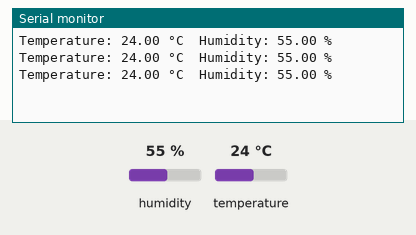
This sketch was run on a simulated Arduino Uno, built with avr-gcc and run on an emulated ATmega328P. Shown: the last lines printed to the serial monitor. Inputs (shaded band) come from the test bench; at power-on: humidity 55 %, temperature 24 °C.

Above: at 6.8 s.
6.9 s: humidity set to 22 %
At 11.4 s:
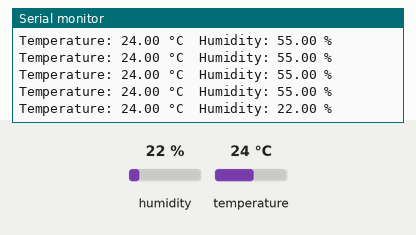
12.3 s: temperature set to 12 °C
At 14.8 s:
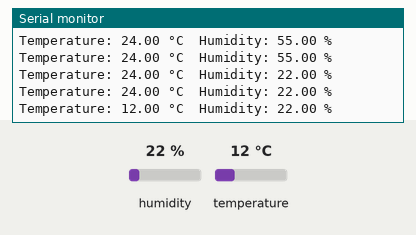
17.7 s: humidity set to 40 %
At 19.4 s:
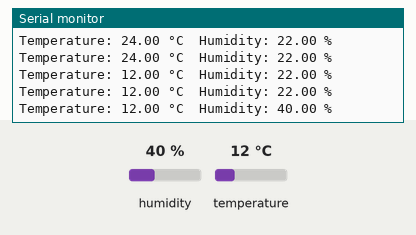
Timing chart, 0 to 20.9 s (numbered marks = the images above; inputs shaded):
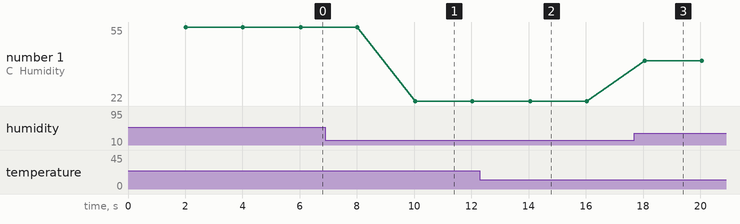

Measured:
- after the input at 6.9 s, the serial monitor: prints a new line after 3.1 s (image 1)
- after the input at 12.3 s, the serial monitor: prints a new line after 1.8 s (image 2)
- after the input at 17.7 s, the serial monitor: prints a new line after 0.37 s (image 3)
- plotted number 1: 55 → 22 after the input at 6.9 s, 22 → 40 after the input at 17.7 s

The sketch:

dht11_ecg.ino
```cpp
#include <DHT.h>

#define DHTPIN 2
#define DHTTYPE DHT11
DHT dht(DHTPIN, DHTTYPE);

const int ecgPin = A0;
unsigned long lastPrint = 0;
const unsigned long interval = 2000;

void setup() {
  Serial.begin(9600);
  dht.begin();
}

void loop() {
  // Comment this line to HIDE ECG from Serial Monitor
   //int ecgValue = analogRead(ecgPin);
 // Serial.println(ecgValue); // <--- Uncomment only if you want ECG in Plotter

  if (millis() - lastPrint >= interval) {
    lastPrint = millis();

    float temp = dht.readTemperature();
    float hum = dht.readHumidity();

    Serial.print("Temperature: ");
    Serial.print(temp);
    Serial.print(" °C\tHumidity: ");
    Serial.print(hum);
    Serial.println(" %");
  }

  delay(10);
}
```
